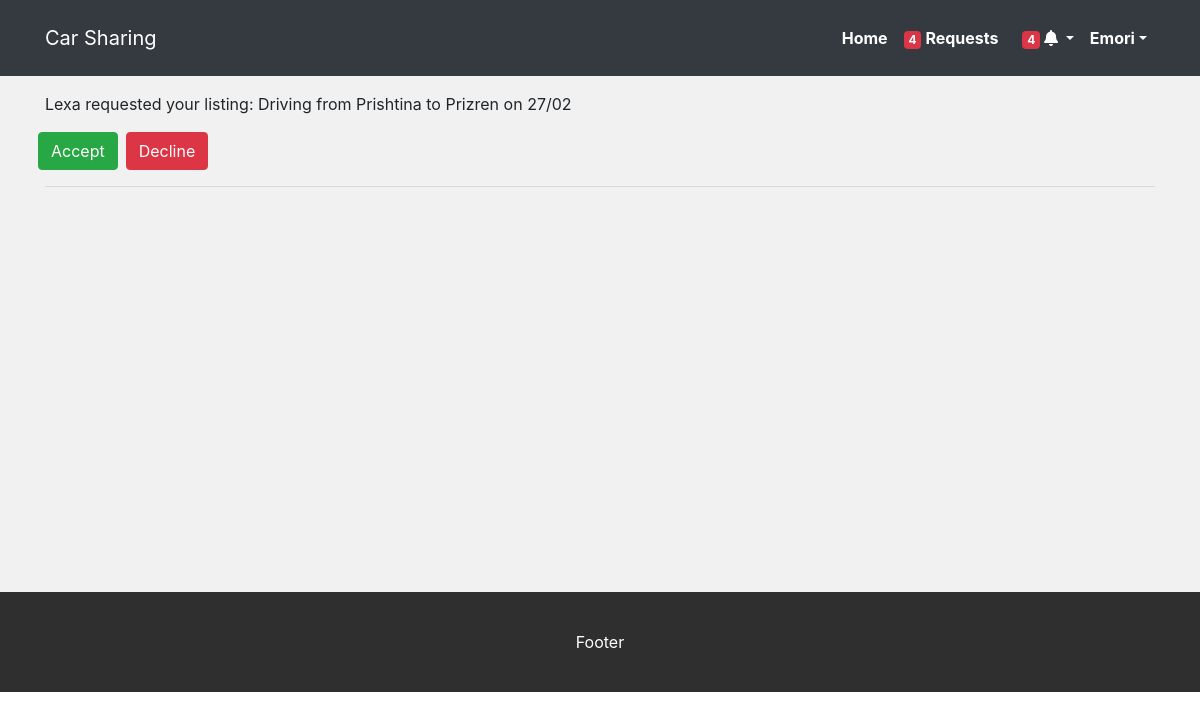
/requests (signed in), run on the app's committed database.
### models.py (models this page shows, shortened)
class User(db.Model):
    __tablename__ = 'users'
    id = db.Column(db.Integer, primary_key=True)
    first_name = db.Column(db.String(45))
    last_name = db.Column(db.String(45))
    email = db.Column(db.String(255))
    password = db.Column(db.String(255))
    created_at = db.Column(db.DateTime, server_default=func.now())
    updated_at = db.Column(db.DateTime, server_default=func.now(), onupdate=func.now())
    listings_requested_by_this_user = db.relationship('Listing', secondary=requests, lazy='dynamic',backref=db.backref('users', lazy=True))
    notifications_by_users = db.relationship('User', secondary=notifications, primaryjoin=id==notifications.c.receiver_id, secondaryjoin=id==notifications.c.sender_id, lazy='dynamic',backref=db.backref('accept_decline_notifications', lazy=True))

class UserRequest(db.Model):
    __tablename__ = 'requests'
    __table_args__ = {'extend_existing': True}

class Listing(db.Model):
    __tablename__ = 'listings'
    id = db.Column(db.Integer, primary_key=True)
    user_id = db.Column(db.Integer, db.ForeignKey("users.id", ondelete="cascade"), nullable=False)
    location_from = db.Column(db.String())
    location_to = db.Column(db.String())
    description = db.Column(db.String())
    date = db.Column(db.DateTime)
    price = db.Column(db.String)
    created_at = db.Column(db.DateTime, server_default=func.now())
    updated_at = db.Column(db.DateTime, server_default=func.now(), onupdate=func.now())
    user = db.relationship('User', foreign_keys=[user_id], backref="user_listings")
    users_request_this_listing = db.relationship('User', secondary=requests, lazy='dynamic', backref=db.backref('listings', lazy=True))

### controller_functions.py (the view)
def requests():
    sql = text('SELECT l.*, l.date AS ldate, r.accepted, strftime("%m", l.date) AS month, strftime("%d", l.date) AS day, u.first_name AS requester_name, u.last_name AS requester_lastname, u.id AS requester_id FROM listings l JOIN requests r ON l.id = r.listing_id JOIN users u ON r.user_id = u.id WHERE l.user_id = '+str(session['user_id'])+' ORDER BY l.date DESC')
    listings = db.engine.execute(sql)
    logged_in_user = User.query.get(session['user_id'])
    return render_template("requests.html", logged_in_user=logged_in_user, listings=listings)

### templates/requests.html
{% include 'includes/header.html' %}
<div class="container my-3 content-height">
    {% for listing in listings %}
    <p>{{listing.requester_name}} requested your listing: {{listing.description}} on {{listing.day}}/{{listing.month}}</p>
    <div class="row">
        {% if listing.accepted == 1 %}
        Accepted
        {% elif listing.accepted == 2 %}
        Declined
        {% else %}
    <form action="/{{listing.id}}/accept/{{listing.requester_id}}" method="post" class="mx-2">
        <input type="submit" class="btn btn-success" name="accept" value="Accept">
    </form>
    <form action="/{{listing.id}}/decline/{{listing.requester_id}}" method="post">
        <input type="submit" class="btn btn-danger" name="decline" value="Decline">
    </form>
    {% endif %}
    </div>
    <hr>
    {% endfor %}
</div>
{% include 'includes/footer.html' %}

### templates/includes/header.html (shortened to what this page needs)
<!DOCTYPE html>
<html lang="en">
<head>
    <link rel="stylesheet" type="text/css" href="{{ url_for('static', filename='css/bootstrap.min.css') }}">
    <link rel="stylesheet" href="https://use.fontawesome.com/releases/v5.8.2/css/all.css"
>
    <link rel="stylesheet" type="text/css" href="{{ url_for('static', filename='css/style.css') }}">
</head>
<div id="wrapper">
<body>
    <div id="header" class="full-rel-left">
        <nav class="navbar navbar-expand-lg navbar-dark">
            <div class="container">
                <a href="/" class="navbar-brand">Car Sharing</a>
                <div class="collapse navbar-collapse justify-content-end" id="navbarSupportedContent">
                    <ul class="navbar-nav ml-auto nav-flex-icons">
                        {% if(logged_in_user) %}
                        <li class="nav-item active">
                            <a class="nav-link" href="/">Home</a>
                        </li>
                        <li class="nav-item">
                            <a class="nav-link" href="/requests"><span class="badge badge-danger mr-1">4</span>Requests</a>
                        </li>
                        <li class="nav-item dropdown">
                            <a class="nav-link dropdown-toggle" data-toggle="dropdown" href="#" aria-haspopup="true"
                                aria-expanded="true">
                                <span class="badge badge-danger ml-2">4</span>
                                <i class="fas fa-bell"></i>
                            </a>
                        </li>
                        <li class="nav-item dropdown">
                            <a class="nav-link dropdown-toggle" data-toggle="dropdown" href="#" role="button"
                                aria-haspopup="true" aria-expanded="false">{{logged_in_user.first_name}}</a>
                        </li>
                        {% endif %}
                    </ul>
                </div>
            </div>
        </nav>
    </div>

### static/css/style.css (style rules this page uses)
#wrapper { background-color: #f1f1f1; }
.full-rel-left { width: 100%; }
#header { padding: 10px 0; background-color: #343A40; }
.navbar-dark .navbar-nav .nav-link { color: #fff; font-weight: bolder; }
div.content-height { min-height: 300px; }

### data on the page
User: first_name "Emori"
UserRequest: requester_name "Lexa", description "Driving from Prishtina to Prizren", day "27", month "02"
